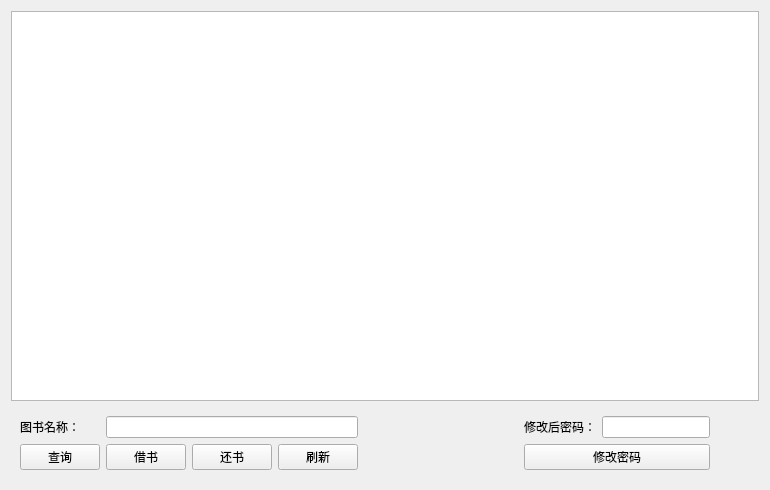
<?xml version="1.0" encoding="UTF-8"?>
<ui version="4.0">
 <class>person</class>
 <widget class="QWidget" name="person">
  <property name="geometry">
   <rect>
    <x>0</x>
    <y>0</y>
    <width>770</width>
    <height>490</height>
   </rect>
  </property>
  <property name="windowTitle">
   <string>Form</string>
  </property>
  <layout class="QGridLayout" name="gridLayout_3">
   <item row="1" column="0">
    <widget class="QWidget" name="widget" native="true">
     <layout class="QGridLayout" name="gridLayout">
      <item row="0" column="0">
       <widget class="QLabel" name="label_2">
        <property name="text">
         <string>图书名称：</string>
        </property>
       </widget>
      </item>
      <item row="0" column="1" colspan="3">
       <widget class="QLineEdit" name="lineEdit_book"/>
      </item>
      <item row="1" column="0">
       <widget class="QPushButton" name="btn_select">
        <property name="text">
         <string>查询</string>
        </property>
       </widget>
      </item>
      <item row="1" column="1">
       <widget class="QPushButton" name="btn_borrow">
        <property name="text">
         <string>借书</string>
        </property>
       </widget>
      </item>
      <item row="1" column="2">
       <widget class="QPushButton" name="btn_return">
        <property name="text">
         <string>还书</string>
        </property>
       </widget>
      </item>
      <item row="1" column="3">
       <widget class="QPushButton" name="btn_refresh">
        <property name="text">
         <string>刷新</string>
        </property>
       </widget>
      </item>
     </layout>
    </widget>
   </item>
   <item row="1" column="2">
    <widget class="QWidget" name="widget_2" native="true">
     <layout class="QGridLayout" name="gridLayout_2">
      <item row="0" column="0">
       <widget class="QLabel" name="label">
        <property name="text">
         <string>修改后密码：</string>
        </property>
       </widget>
      </item>
      <item row="0" column="1">
       <widget class="QLineEdit" name="lineEdit_pwd"/>
      </item>
      <item row="1" column="0" colspan="2">
       <widget class="QPushButton" name="btn_pwd">
        <property name="text">
         <string>修改密码</string>
        </property>
       </widget>
      </item>
      <item row="0" column="2">
       <spacer name="horizontalSpacer_2">
        <property name="orientation">
         <enum>Qt::Horizontal</enum>
        </property>
        <property name="sizeHint" stdset="0">
         <size>
          <width>40</width>
          <height>20</height>
         </size>
        </property>
       </spacer>
      </item>
     </layout>
    </widget>
   </item>
   <item row="0" column="0" colspan="3">
    <widget class="QTableView" name="tableView"/>
   </item>
   <item row="1" column="1">
    <spacer name="horizontalSpacer">
     <property name="orientation">
      <enum>Qt::Horizontal</enum>
     </property>
     <property name="sizeHint" stdset="0">
      <size>
       <width>40</width>
       <height>20</height>
      </size>
     </property>
    </spacer>
   </item>
  </layout>
 </widget>
 <resources/>
 <connections/>
</ui>
